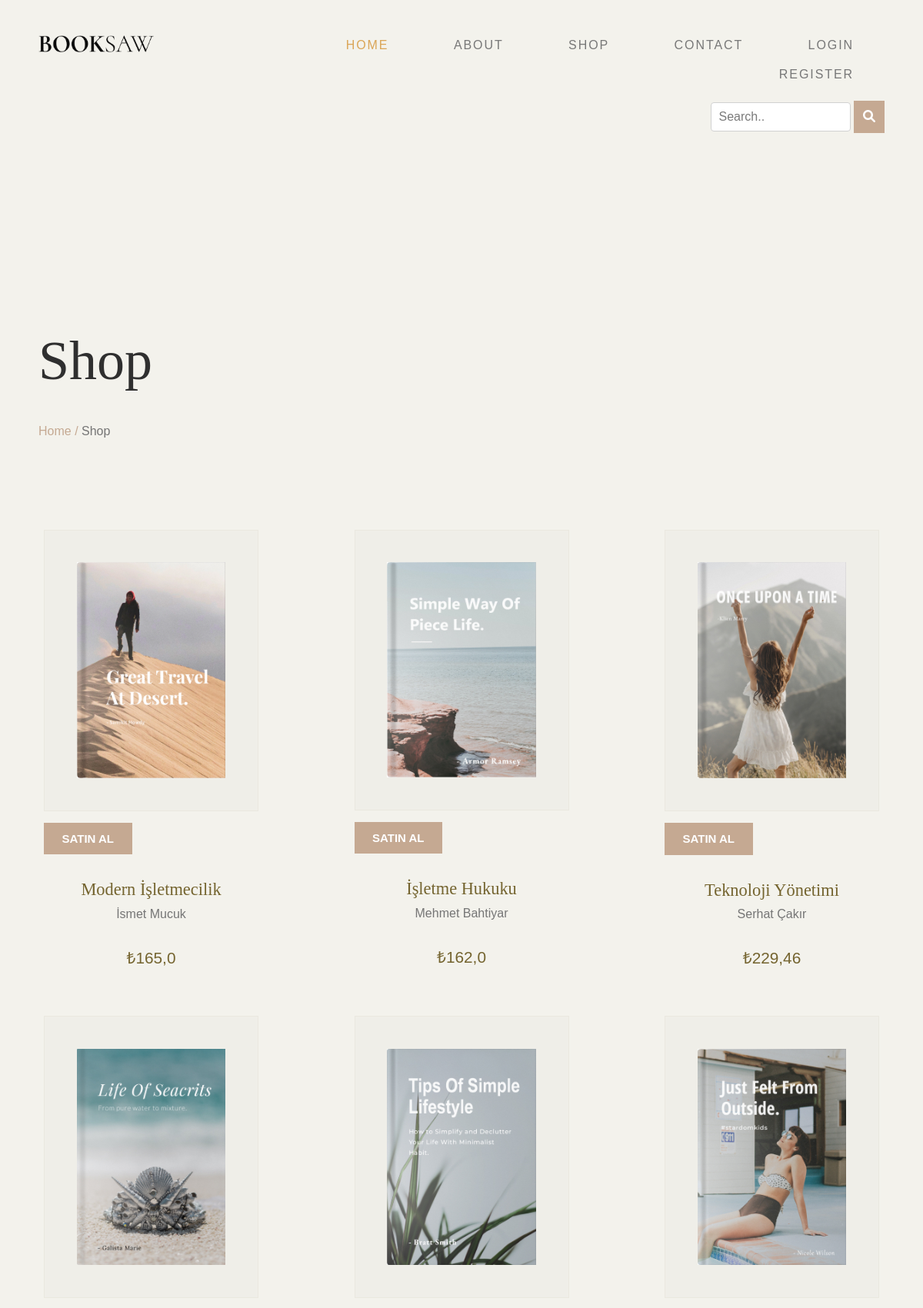
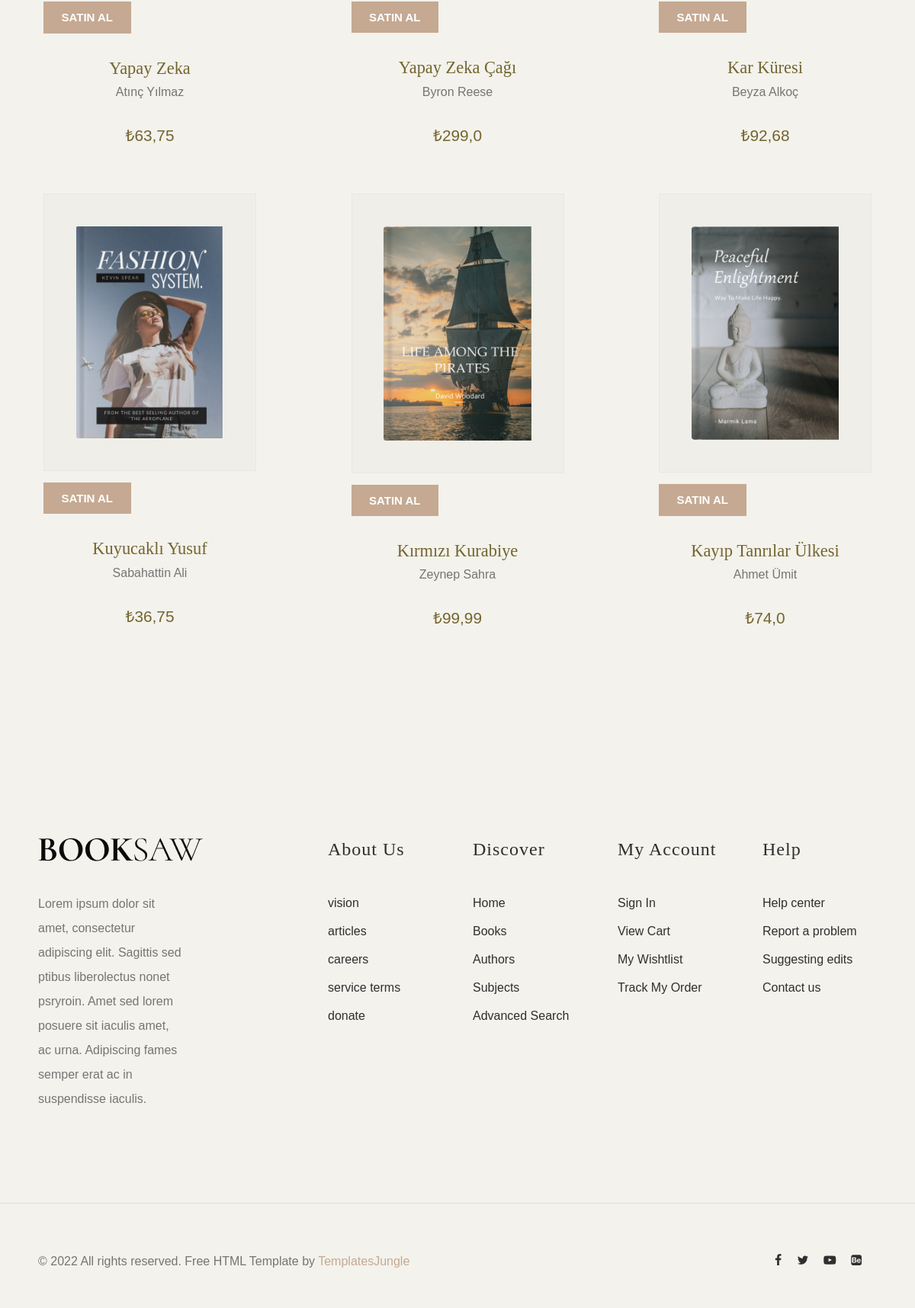
/Shop/, run on the app's committed database (2 pictures, top to bottom).
### appMy/models.py (models this page shows, shortened)
class ProductStok(models.Model):
    product = models.ForeignKey(Product, verbose_name=("Ürün"), on_delete=models.CASCADE)
    images = models.ManyToManyField(ProductImg, verbose_name=("Ürün Resimleri"),blank=True)
    stok = models.IntegerField(("Ürün Stok Sayısı"),default=0)

class Product(models.Model):
    user = models.ForeignKey(User, verbose_name=("Kullanıcı"), on_delete=models.CASCADE)
    category = models.ForeignKey(Category, verbose_name=("Kategori"), on_delete=models.CASCADE)
    title = models.CharField(("Başlık"), max_length=50)
    brand = models.CharField(("Yayınevi"),blank=True, max_length=50)
    writer = models.CharField(("Yazar"),blank=True, max_length=50)
    image = models.ImageField(("Fotoğraf"), upload_to='media')
    text = models.TextField(("Açıklama"),max_length=1000)
    detail = models.TextField(("Özellikler"),blank=True)
    price = models.FloatField(("Fiyat"),default=0)
    stars = models.FloatField(("Puan"),default=0)
    slug = models.SlugField(("Slug Title"),blank=True,null=True)

### appMy/views.py (the view)
# urls.py: path('Shop/', Shop, name='Shop'),
def Shop(request):
    products = ProductStok.objects.all()
    query = request.GET.get("query")
    if query:
        products=products.filter(
            Q(product__title__icontains=query) |
            Q(product__brand__icontains=query) |
            Q(product__slug__icontains=query)
            )
    context={
        "products":products,
    }
    return render(request,'shop.html',context)

### appMy/templates/shop.html
{% extends 'base.html' %}
{% load static %}
{% block body %}
<div>
	<div class="container">
		<div class="row">
			<div class="col-md-12">
				<div class="colored">
					<h1 class="page-title">Shop</h1>
					<div class="breadcum-items">
						<span class="item"><a href="{% url 'index' %}">Home /</a></span>
						<span class="item colored">Shop</span>
					</div>
				</div>
			</div>
		</div>
	</div>
</div>
<section class="padding-large">
	<div class="container">
		<div class="row">
			<div class="products-grid grid">
				{% for i in products  %}
				<figure class="product-style">
				  <img src="{{ i.product.image.url }}" alt="Books" class="product-item">
				  <a style="box-shadow: none;" class="btn btn-success text-white" href="{% url 'ShopDetail' i.product.slug %}">Satın Al</a>
				  <figcaption>
					  <h3>{{ i.product.title }}</h3>
					  <p>{{ i.product.writer }}</p>
					  <div class="item-price">₺{{ i.product.price }}</div>
				  </figcaption>
			  </figure>
				{% endfor %}
	    	</div>
		</div>
	</div>
</section>
{% endblock body %}

### appMy/templates/base.html (shortened to what this page needs)
{% load static %}
<!DOCTYPE html>
	<html lang="en">
	<head>
		<link href="https://cdnjs.cloudflare.com/ajax/libs/font-awesome/6.0.0/css/all.min.css" rel="stylesheet"/>
        <link href="https://cdnjs.cloudflare.com/ajax/libs/mdb-ui-kit/6.2.0/mdb.min.css" rel="stylesheet"/>
	    <link rel="stylesheet" type="text/css" href="{% static 'css/normalize.css' %}">
	    <link rel="stylesheet" type="text/css" href="{% static 'icomoon/icomoon.css' %}">
	    <link rel="stylesheet" type="text/css" href="{% static 'css/vendor.css' %}">
	    <link rel="stylesheet" type="text/css" href="{% static 'css/style.css' %}">
	</head>
<body>
    {% include 'part/_header.html' %}
    {% block body %}
    {% endblock body %}
    {% include 'part/_footer.html' %}
</body>
</html>

### appMy/templates/part/_header.html (shortened to what this page needs)
{% load static %}
<div id="header-wrap">
	<header id="header">
		<div class="container">
         <div class="row">
				<div class="col-md-2">
					<div class="main-logo">
						<a href="{% url 'index' %}"><img src="{% static 'images/main-logo.png' %}" alt="logo"></a>
					</div>
				</div>
				<div class="col-md-10">
					<nav id="navbar">
						<div class="main-menu stellarnav">
							<ul class="menu-list ">
								<li class="menu-item active"><a href="{% url 'index' %}" data-effect="Home">Home</a></li>
								<li class="menu-item"><a href="{% url 'About' %}" class="nav-link" data-effect="About">About</a></li>
								<li class="menu-item"><a href="{% url 'Shop' %}" class="nav-link" data-effect="Shop">Shop</a></li>
								<li class="menu-item"><a href="{% url 'ContactUs' %}" class="nav-link" data-effect="Contact">Contact</a></li>
                        {% if request.user.is_authenticated %}
						<li><a href="{% url 'ShopBasket' %}" class="cart for-buy"><i class="icon icon-clipboard"></i><span>Cart</span></a></li>
                            <li class="menu-item has-sub">
									<a href="#" class="nav-link" data-effect="Pages">{{ request.user }}</a>
									<ul>
								        <li><a href="{% url 'profilUser' %}">Profil</a></li>
								        <li><a href="{% url 'changePassword' %}">Change Password</a></li>
								        <li><a href="{% url 'logoutUser' %}">Log Out</a></li>
								        <!-- <li><a href="about.html">About</a></li>
								        <li><a href="styles.html">Styles</a></li>
								        <li><a href="blog.html">Blog</a></li>
								        <li><a href="single-post.html">Post Single</a></li>
								        <li><a href="shop.html">Our Store</a></li>
								        <li><a href="single-product.html">Product Single</a></li>
								        <li><a href="contact.html">Contact</a></li>
								        <li><a href="thank-you.html">Thank You</a></li> -->
								    </ul>
						    </li>
                        {% else %}
								<li class="menu-item"><a href="{% url 'loginUser' %}" class="nav-link" data-effect="Login">Login</a></li>
								<li class="menu-item"><a href="{% url 'registerUser' %}" class="nav-link" data-effect="Register">Register</a></li>
                        {% endif %}
						<form method="GET" class="example" action="{% url 'Shop' %}">
							<input style="width: 20%;" type="text" placeholder="Search.." name="query">
							<button style="height: fit-content; padding: 12px;" type="submit"><i class="fa fa-search"></i></button>
						  </form>
							</ul>
						</div>
					</nav>
				</div>
			</div>
		</div>
	</header>
</div>

### appMy/templates/part/_footer.html
{% load static %}
<footer id="footer">
	<div class="container">
		<div class="row">
			<div class="col-md-4">
				<div class="footer-item">
					<div class="company-brand">
						<img src="{% static 'images/main-logo.png' %}" alt="logo" class="footer-logo">
						<p>Lorem ipsum dolor sit amet, consectetur adipiscing elit. Sagittis sed ptibus liberolectus nonet psryroin. Amet sed lorem posuere sit iaculis amet, ac urna. Adipiscing fames semper erat ac in suspendisse iaculis.</p>
					</div>
				</div>
			</div>
			<div class="col-md-2">
				<div class="footer-menu">
					<h5>About Us</h5>
					<ul class="menu-list">
						<li class="menu-item">
							<a href="#">vision</a>
						</li>
						<li class="menu-item">
							<a href="#">articles </a>
						</li>
						<li class="menu-item">
							<a href="#">careers</a>
						</li>
						<li class="menu-item">
							<a href="#">service terms</a>
						</li>
						<li class="menu-item">
							<a href="#">donate</a>
						</li>
					</ul>
				</div>
			</div>
			<div class="col-md-2">
				<div class="footer-menu">
					<h5>Discover</h5>
					<ul class="menu-list">
						<li class="menu-item">
							<a href="#">Home</a>
						</li>
						<li class="menu-item">
							<a href="#">Books</a>
						</li>
						<li class="menu-item">
							<a href="#">Authors</a>
						</li>
						<li class="menu-item">
							<a href="#">Subjects</a>
						</li>
						<li class="menu-item">
							<a href="#">Advanced Search</a>
						</li>
					</ul>
				</div>
			</div>
			<div class="col-md-2">
				<div class="footer-menu">
					<h5>My account</h5>
					<ul class="menu-list">
						<li class="menu-item">
							<a href="#">Sign In</a>
						</li>
						<li class="menu-item">
							<a href="#">View Cart</a>
						</li>
						<li class="menu-item">
							<a href="#">My Wishtlist</a>
						</li>
						<li class="menu-item">
							<a href="#">Track My Order</a>
						</li>
					</ul>
				</div>
			</div>
			<div class="col-md-2">
				<div class="footer-menu">
					<h5>Help</h5>
					<ul class="menu-list">
						<li class="menu-item">
							<a href="#">Help center</a>
						</li>
						<li class="menu-item">
							<a href="#">Report a problem</a>
						</li>
						<li class="menu-item">
							<a href="#">Suggesting edits</a>
						</li>
						<li class="menu-item">
							<a href="#">Contact us</a>
						</li>
					</ul>
				</div>
			</div>
		</div>
	</div>
</footer>
<div id="footer-bottom">
	<div class="container">
		<div class="row">
			<div class="col-md-12">
				<div class="copyright">
					<div class="row">
						<div class="col-md-6">
							<p>© 2022 All rights reserved. Free HTML Template by <a href="https://www.templatesjungle.com/" target="_blank">TemplatesJungle</a></p>
						</div>
						<div class="col-md-6">
							<div class="social-links align-right">
								<ul>
									<li>
										<a href="#"><i class="icon icon-facebook"></i></a>
									</li>
									<li>
										<a href="#"><i class="icon icon-twitter"></i></a>
									</li>
									<li>
										<a href="#"><i class="icon icon-youtube-play"></i></a>
									</li>
									<li>
										<a href="#"><i class="icon icon-behance-square"></i></a>
									</li>
								</ul>
							</div>
						</div>
					</div>
				</div>
			</div>
		</div>
	</div>
</div>

### appMy/static/icomoon/icomoon.css (style rules this page uses)
[class^="icon-"], [class*=" icon-"] { font-family: 'icomoon' !important; speak: never; font-style: normal; font-weight: normal; font-variant: normal; text-transform: none; line-height: 1; -webkit-font-smoothing: antialiased; -moz-osx-font-smoothing: grayscale; }
.icon-twitter:before { content: "\f099"; }
.icon-facebook:before { content: "\f09a"; }
.icon-youtube-play:before { content: "\f16a"; }
.icon-behance-square:before { content: "\f1b5"; }

### data on the page
ProductStok: product.image (picture), product "Modern İşletmecilik", product.writer "İsmet Mucuk", product.price "165,0"
ProductStok: product.image (picture), product "İşletme Hukuku", product.writer "Mehmet Bahtiyar", product.price "162,0"
ProductStok: product.image (picture), product "Teknoloji Yönetimi", product.writer "Serhat Çakır", product.price "229,46"
ProductStok: product.image (picture), product "Yapay Zeka", product.writer "Atınç Yılmaz", product.price "63,75"
ProductStok: product.image (picture), product "Yapay Zeka Çağı", product.writer "Byron Reese", product.price "299,0"
ProductStok: product.image (picture), product "Kar Küresi", product.writer "Beyza Alkoç", product.price "92,68"
ProductStok: product.image (picture), product "Kuyucaklı Yusuf", product.writer "Sabahattin Ali", product.price "36,75"
ProductStok: product.image (picture), product "Kırmızı Kurabiye", product.writer "Zeynep Sahra", product.price "99,99"
ProductStok: product.image (picture), product "Kayıp Tanrılar Ülkesi", product.writer "Ahmet Ümit", product.price "74,0"
